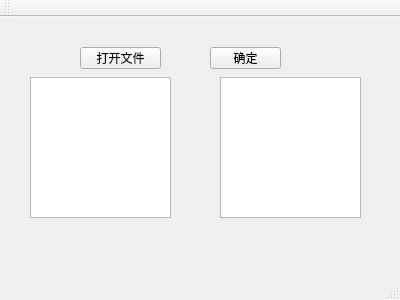
<?xml version="1.0" encoding="UTF-8"?>
<ui version="4.0">
 <class>MainWindow</class>
 <widget class="QMainWindow" name="MainWindow">
  <property name="geometry">
   <rect>
    <x>0</x>
    <y>0</y>
    <width>400</width>
    <height>300</height>
   </rect>
  </property>
  <property name="windowTitle">
   <string>MainWindow</string>
  </property>
  <widget class="QWidget" name="centralWidget">
   <widget class="QPushButton" name="pushButton">
    <property name="geometry">
     <rect>
      <x>80</x>
      <y>30</y>
      <width>81</width>
      <height>22</height>
     </rect>
    </property>
    <property name="text">
     <string>打开文件</string>
    </property>
   </widget>
   <widget class="QTextEdit" name="textEdit">
    <property name="geometry">
     <rect>
      <x>30</x>
      <y>60</y>
      <width>141</width>
      <height>141</height>
     </rect>
    </property>
   </widget>
   <widget class="QPushButton" name="okBtn">
    <property name="geometry">
     <rect>
      <x>210</x>
      <y>30</y>
      <width>71</width>
      <height>22</height>
     </rect>
    </property>
    <property name="text">
     <string>确定</string>
    </property>
   </widget>
   <widget class="QTextEdit" name="inputText">
    <property name="geometry">
     <rect>
      <x>220</x>
      <y>60</y>
      <width>141</width>
      <height>141</height>
     </rect>
    </property>
   </widget>
  </widget>
  <widget class="QMenuBar" name="menuBar">
   <property name="geometry">
    <rect>
     <x>0</x>
     <y>0</y>
     <width>400</width>
     <height>28</height>
    </rect>
   </property>
  </widget>
  <widget class="QToolBar" name="mainToolBar">
   <attribute name="toolBarArea">
    <enum>TopToolBarArea</enum>
   </attribute>
   <attribute name="toolBarBreak">
    <bool>false</bool>
   </attribute>
  </widget>
  <widget class="QStatusBar" name="statusBar"/>
 </widget>
 <layoutdefault spacing="6" margin="11"/>
 <resources/>
 <connections/>
</ui>
